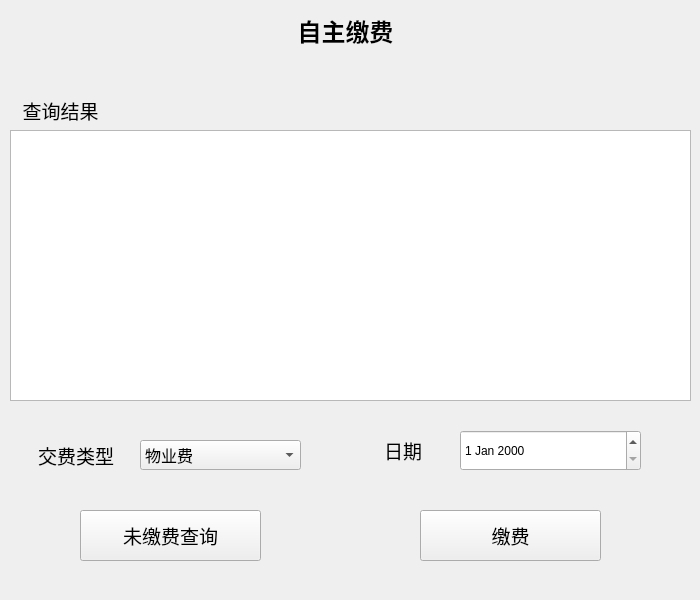
<?xml version="1.0" encoding="UTF-8"?>
<ui version="4.0">
 <class>yezhuzizhujiaofei</class>
 <widget class="QWidget" name="yezhuzizhujiaofei">
  <property name="geometry">
   <rect>
    <x>0</x>
    <y>0</y>
    <width>700</width>
    <height>600</height>
   </rect>
  </property>
  <property name="windowTitle">
   <string>Form</string>
  </property>
  <property name="styleSheet">
   <string notr="true">background-image: url();</string>
  </property>
  <widget class="QLabel" name="label">
   <property name="geometry">
    <rect>
     <x>0</x>
     <y>0</y>
     <width>691</width>
     <height>61</height>
    </rect>
   </property>
   <property name="text">
    <string>&lt;html&gt;&lt;head/&gt;&lt;body&gt;&lt;p align=&quot;center&quot;&gt;&lt;span style=&quot; font-size:18pt; font-weight:600;&quot;&gt;自主缴费&lt;/span&gt;&lt;/p&gt;&lt;/body&gt;&lt;/html&gt;</string>
   </property>
  </widget>
  <widget class="QTableView" name="tableView">
   <property name="geometry">
    <rect>
     <x>10</x>
     <y>130</y>
     <width>681</width>
     <height>271</height>
    </rect>
   </property>
  </widget>
  <widget class="QLabel" name="label_2">
   <property name="geometry">
    <rect>
     <x>0</x>
     <y>90</y>
     <width>121</width>
     <height>41</height>
    </rect>
   </property>
   <property name="text">
    <string>&lt;html&gt;&lt;head/&gt;&lt;body&gt;&lt;p align=&quot;center&quot;&gt;&lt;span style=&quot; font-size:14pt;&quot;&gt;查询结果&lt;/span&gt;&lt;/p&gt;&lt;/body&gt;&lt;/html&gt;</string>
   </property>
  </widget>
  <widget class="QPushButton" name="pushButton">
   <property name="geometry">
    <rect>
     <x>80</x>
     <y>510</y>
     <width>181</width>
     <height>51</height>
    </rect>
   </property>
   <property name="font">
    <font>
     <family>Agency FB</family>
     <pointsize>14</pointsize>
    </font>
   </property>
   <property name="text">
    <string>未缴费查询</string>
   </property>
  </widget>
  <widget class="QPushButton" name="pushButton_2">
   <property name="geometry">
    <rect>
     <x>420</x>
     <y>510</y>
     <width>181</width>
     <height>51</height>
    </rect>
   </property>
   <property name="font">
    <font>
     <family>Agency FB</family>
     <pointsize>14</pointsize>
    </font>
   </property>
   <property name="text">
    <string>缴费</string>
   </property>
  </widget>
  <widget class="QLabel" name="label_7">
   <property name="geometry">
    <rect>
     <x>380</x>
     <y>430</y>
     <width>46</width>
     <height>41</height>
    </rect>
   </property>
   <property name="text">
    <string>&lt;html&gt;&lt;head/&gt;&lt;body&gt;&lt;p align=&quot;center&quot;&gt;&lt;span style=&quot; font-size:14pt;&quot;&gt;日期&lt;/span&gt;&lt;/p&gt;&lt;/body&gt;&lt;/html&gt;</string>
   </property>
  </widget>
  <widget class="QLabel" name="label_6">
   <property name="geometry">
    <rect>
     <x>30</x>
     <y>440</y>
     <width>92</width>
     <height>31</height>
    </rect>
   </property>
   <property name="text">
    <string>&lt;html&gt;&lt;head/&gt;&lt;body&gt;&lt;p align=&quot;center&quot;&gt;&lt;span style=&quot; font-size:14pt;&quot;&gt;交费类型&lt;/span&gt;&lt;/p&gt;&lt;/body&gt;&lt;/html&gt;</string>
   </property>
  </widget>
  <widget class="QComboBox" name="comboBox">
   <property name="geometry">
    <rect>
     <x>140</x>
     <y>440</y>
     <width>161</width>
     <height>30</height>
    </rect>
   </property>
   <property name="font">
    <font>
     <family>Agency FB</family>
     <pointsize>12</pointsize>
    </font>
   </property>
   <item>
    <property name="text">
     <string>物业费</string>
    </property>
   </item>
   <item>
    <property name="text">
     <string>车位费</string>
    </property>
   </item>
   <item>
    <property name="text">
     <string>维修费</string>
    </property>
   </item>
  </widget>
  <widget class="QDateEdit" name="dateEdit">
   <property name="geometry">
    <rect>
     <x>460</x>
     <y>430</y>
     <width>181</width>
     <height>41</height>
    </rect>
   </property>
  </widget>
 </widget>
 <resources/>
 <connections/>
</ui>
